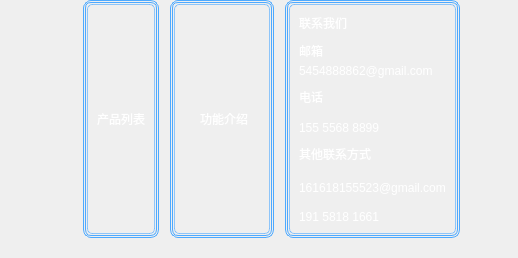
               <widget class="QWidget" name="widget_info" native="true">
                <layout class="QHBoxLayout" name="horizontalLayout_13">
                 <property name="spacing">
                  <number>11</number>
                 </property>
                 <property name="leftMargin">
                  <number>83</number>
                 </property>
                 <property name="topMargin">
                  <number>0</number>
                 </property>
                 <property name="rightMargin">
                  <number>58</number>
                 </property>
                 <property name="bottomMargin">
                  <number>20</number>
                 </property>
                 <item>
                  <widget class="QFrame" name="frame_one_3">
                   <property name="minimumSize">
                    <size>
                     <width>0</width>
                     <height>0</height>
                    </size>
                   </property>
                   <property name="styleSheet">
                    <string notr="true">QFrame#frame_one_3{
border: 0.8px solid #4DA9FF;
border-radius: 8px;
}
</string>
                   </property>
                   <property name="frameShape">
                    <enum>QFrame::NoFrame</enum>
                   </property>
                   <property name="frameShadow">
                    <enum>QFrame::Raised</enum>
                   </property>
                   <layout class="QGridLayout" name="gridLayout_23">
                    <property name="leftMargin">
                     <number>1</number>
                    </property>
                    <property name="topMargin">
                     <number>1</number>
                    </property>
                    <property name="rightMargin">
                     <number>1</number>
                    </property>
                    <property name="bottomMargin">
                     <number>1</number>
                    </property>
                    <property name="spacing">
                     <number>0</number>
                    </property>
                    <item row="0" column="0">
                     <widget class="QFrame" name="frame_two_3">
                      <property name="styleSheet">
                       <string notr="true">QFrame#frame_two_3{
border: 0.6px solid #4DA9FF;
border-radius: 6px;
}
</string>
                      </property>
                      <property name="frameShape">
                       <enum>QFrame::StyledPanel</enum>
                      </property>
                      <property name="frameShadow">
                       <enum>QFrame::Raised</enum>
                      </property>
                      <layout class="QGridLayout" name="gridLayout_27">
                       <property name="leftMargin">
                        <number>1</number>
                       </property>
                       <property name="topMargin">
                        <number>1</number>
                       </property>
                       <property name="rightMargin">
                        <number>1</number>
                       </property>
                       <property name="bottomMargin">
                        <number>1</number>
                       </property>
                       <item row="0" column="0">
                        <widget class="QFrame" name="frame_5">
                         <property name="styleSheet">
                          <string notr="true">QFrame#frame_5{
border: 1px solid rgba(77, 169, 255, 0.6);
border-radius: 5px;
}
QFrame#frame_5:hover{
	color: rgb(170, 170, 255);
}</string>
                         </property>
                         <property name="frameShape">
                          <enum>QFrame::StyledPanel</enum>
                         </property>
                         <property name="frameShadow">
                          <enum>QFrame::Raised</enum>
                         </property>
                         <layout class="QGridLayout" name="gridLayout_28">
                          <item row="0" column="0">
                           <layout class="QVBoxLayout" name="verticalLayout_9">
                            <property name="spacing">
                             <number>3</number>
                            </property>
                            <item>
                             <widget class="QLabel" name="label_product">
                              <property name="minimumSize">
                               <size>
                                <width>0</width>
                                <height>21</height>
                               </size>
                              </property>
                              <property name="maximumSize">
                               <size>
                                <width>16777215</width>
                                <height>21</height>
                               </size>
                              </property>
                              <property name="styleSheet">
                               <string notr="true">color: #FFFFFF;
font: 16px &quot;黑体&quot;;</string>
                              </property>
                              <property name="text">
                               <string>产品列表</string>
                              </property>
                             </widget>
                            </item>
                            <item>
                             <layout class="QVBoxLayout" name="verticalLayout_productList">
                              <property name="spacing">
                               <number>8</number>
                              </property>
                             </layout>
                            </item>
                           </layout>
                          </item>
                         </layout>
                        </widget>
                       </item>
                      </layout>
                     </widget>
                    </item>
                   </layout>
                  </widget>
                 </item>
                 <item>
                  <widget class="QFrame" name="frame_one_4">
                   <property name="minimumSize">
                    <size>
                     <width>0</width>
                     <height>0</height>
                    </size>
                   </property>
                   <property name="styleSheet">
                    <string notr="true">QFrame#frame_one_4{
border: 0.8px solid #4DA9FF;
border-radius: 8px;
}
</string>
                   </property>
                   <property name="frameShape">
                    <enum>QFrame::NoFrame</enum>
                   </property>
                   <property name="frameShadow">
                    <enum>QFrame::Raised</enum>
                   </property>
                   <layout class="QGridLayout" name="gridLayout_24">
                    <property name="leftMargin">
                     <number>1</number>
                    </property>
                    <property name="topMargin">
                     <number>1</number>
                    </property>
                    <property name="rightMargin">
                     <number>1</number>
                    </property>
                    <property name="bottomMargin">
                     <number>1</number>
                    </property>
                    <property name="spacing">
                     <number>0</number>
                    </property>
                    <item row="0" column="0">
                     <widget class="QFrame" name="frame_two_4">
                      <property name="styleSheet">
                       <string notr="true">QFrame#frame_two_4{
border: 0.6px solid #4DA9FF;
border-radius: 6px;
}
</string>
                      </property>
                      <property name="frameShape">
                       <enum>QFrame::StyledPanel</enum>
                      </property>
                      <property name="frameShadow">
                       <enum>QFrame::Raised</enum>
                      </property>
                      <layout class="QGridLayout" name="gridLayout_29">
                       <property name="leftMargin">
                        <number>1</number>
                       </property>
                       <property name="topMargin">
                        <number>1</number>
                       </property>
                       <property name="rightMargin">
                        <number>1</number>
                       </property>
                       <property name="bottomMargin">
                        <number>1</number>
                       </property>
                       <item row="0" column="0">
                        <widget class="QFrame" name="frame_6">
                         <property name="styleSheet">
                          <string notr="true">QFrame#frame_6{
border: 1px solid rgba(77, 169, 255, 0.6);
border-radius: 5px;
}
QFrame#frame_6:hover{
	color: rgb(170, 170, 255);
}</string>
                         </property>
                         <property name="frameShape">
                          <enum>QFrame::StyledPanel</enum>
                         </property>
                         <property name="frameShadow">
                          <enum>QFrame::Raised</enum>
                         </property>
                         <layout class="QGridLayout" name="gridLayout_30">
                          <item row="0" column="0">
                           <layout class="QVBoxLayout" name="verticalLayout_8">
                            <property name="spacing">
                             <number>3</number>
                            </property>
                            <property name="leftMargin">
                             <number>16</number>
                            </property>
                            <property name="rightMargin">
                             <number>12</number>
                            </property>
                            <item>
                             <widget class="QLabel" name="label_fun">
                              <property name="minimumSize">
                               <size>
                                <width>0</width>
                                <height>20</height>
                               </size>
                              </property>
                              <property name="maximumSize">
                               <size>
                                <width>16777215</width>
                                <height>20</height>
                               </size>
                              </property>
                              <property name="styleSheet">
                               <string notr="true">color: #FFFFFF;
font: 16px &quot;黑体&quot;;</string>
                              </property>
                              <property name="text">
                               <string>功能介绍</string>
                              </property>
                             </widget>
                            </item>
                            <item>
                             <layout class="QGridLayout" name="gridLayout_funlist">
                              <property name="spacing">
                               <number>11</number>
                              </property>
                             </layout>
                            </item>
                           </layout>
                          </item>
                         </layout>
                        </widget>
                       </item>
                      </layout>
                     </widget>
                    </item>
                   </layout>
                  </widget>
                 </item>
                 <item>
                  <widget class="QFrame" name="frame_one_5">
                   <property name="minimumSize">
                    <size>
                     <width>0</width>
                     <height>0</height>
                    </size>
                   </property>
                   <property name="styleSheet">
                    <string notr="true">QFrame#frame_one_5{
border: 0.8px solid #4DA9FF;
border-radius: 8px;
}
</string>
                   </property>
                   <property name="frameShape">
                    <enum>QFrame::NoFrame</enum>
                   </property>
                   <property name="frameShadow">
                    <enum>QFrame::Raised</enum>
                   </property>
                   <layout class="QGridLayout" name="gridLayout_25">
                    <property name="leftMargin">
                     <number>1</number>
                    </property>
                    <property name="topMargin">
                     <number>1</number>
                    </property>
                    <property name="rightMargin">
                     <number>1</number>
                    </property>
                    <property name="bottomMargin">
                     <number>1</number>
                    </property>
                    <property name="spacing">
                     <number>0</number>
                    </property>
                    <item row="0" column="0">
                     <widget class="QFrame" name="frame_two_5">
                      <property name="styleSheet">
                       <string notr="true">QFrame#frame_two_5{
border: 0.6px solid #4DA9FF;
border-radius: 6px;
}
</string>
                      </property>
                      <property name="frameShape">
                       <enum>QFrame::StyledPanel</enum>
                      </property>
                      <property name="frameShadow">
                       <enum>QFrame::Raised</enum>
                      </property>
                      <layout class="QGridLayout" name="gridLayout_31">
                       <property name="leftMargin">
                        <number>1</number>
                       </property>
                       <property name="topMargin">
                        <number>1</number>
                       </property>
                       <property name="rightMargin">
                        <number>1</number>
                       </property>
                       <property name="bottomMargin">
                        <number>1</number>
                       </property>
                       <item row="0" column="0">
                        <widget class="QFrame" name="frame_7">
                         <property name="styleSheet">
                          <string notr="true">QFrame#frame_7{
border: 1px solid rgba(77, 169, 255, 0.6);
border-radius: 5px;
}
QFrame#frame_7:hover{
	color: rgb(170, 170, 255);
}</string>
                         </property>
                         <property name="frameShape">
                          <enum>QFrame::StyledPanel</enum>
                         </property>
                         <property name="frameShadow">
                          <enum>QFrame::Raised</enum>
                         </property>
                         <layout class="QGridLayout" name="gridLayout_32">
                          <item row="0" column="0">
                           <layout class="QVBoxLayout" name="verticalLayout_15">
                            <property name="spacing">
                             <number>10</number>
                            </property>
                            <item>
                             <widget class="QLabel" name="label_contact">
                              <property name="styleSheet">
                               <string notr="true">color: #FFFFFF;
font: 16px &quot;黑体&quot;;</string>
                              </property>
                              <property name="text">
                               <string>联系我们</string>
                              </property>
                             </widget>
                            </item>
                            <item>
                             <layout class="QVBoxLayout" name="verticalLayout_14">
                              <item>
                               <layout class="QVBoxLayout" name="verticalLayout_10">
                                <property name="spacing">
                                 <number>4</number>
                                </property>
                                <item>
                                 <widget class="QLabel" name="label_emil">
                                  <property name="styleSheet">
                                   <string notr="true">color: #FFFFFF;
font: 14px &quot;黑体&quot;;</string>
                                  </property>
                                  <property name="text">
                                   <string>邮箱</string>
                                  </property>
                                 </widget>
                                </item>
                                <item>
                                 <widget class="QLabel" name="label_6">
                                  <property name="styleSheet">
                                   <string notr="true">color: #FFFFFF;
font: 12px &quot;黑体&quot;;</string>
                                  </property>
                                  <property name="text">
                                   <string>5454888862@gmail.com</string>
                                  </property>
                                 </widget>
                                </item>
                               </layout>
                              </item>
                              <item>
                               <layout class="QVBoxLayout" name="verticalLayout_11">
                                <property name="spacing">
                                 <number>15</number>
                                </property>
                                <item>
                                 <widget class="QLabel" name="label_7">
                                  <property name="styleSheet">
                                   <string notr="true">color: #FFFFFF;
font: 14px &quot;黑体&quot;;</string>
                                  </property>
                                  <property name="text">
                                   <string>电话</string>
                                  </property>
                                 </widget>
                                </item>
                                <item>
                                 <widget class="QLabel" name="label_8">
                                  <property name="styleSheet">
                                   <string notr="true">color: #FFFFFF;
font: 12px &quot;黑体&quot;;</string>
                                  </property>
                                  <property name="text">
                                   <string>155 5568 8899</string>
                                  </property>
                                 </widget>
                                </item>
                               </layout>
                              </item>
                              <item>
                               <layout class="QVBoxLayout" name="verticalLayout_13">
                                <property name="spacing">
                                 <number>18</number>
                                </property>
                                <item>
                                 <widget class="QLabel" name="label_9">
                                  <property name="styleSheet">
                                   <string notr="true">color: #FFFFFF;
font: 14px &quot;黑体&quot;;</string>
                                  </property>
                                  <property name="text">
                                   <string>其他联系方式</string>
                                  </property>
                                 </widget>
                                </item>
                                <item>
                                 <layout class="QVBoxLayout" name="verticalLayout_12">
                                  <property name="spacing">
                                   <number>15</number>
                                  </property>
                                  <item>
                                   <widget class="QLabel" name="label_10">
                                    <property name="styleSheet">
                                     <string notr="true">color: #FFFFFF;
font: 12px &quot;黑体&quot;;</string>
                                    </property>
                                    <property name="text">
                                     <string>161618155523@gmail.com</string>
                                    </property>
                                   </widget>
                                  </item>
                                  <item>
                                   <widget class="QLabel" name="label">
                                    <property name="styleSheet">
                                     <string notr="true">color: #FFFFFF;
font: 12px &quot;黑体&quot;;</string>
                                    </property>
                                    <property name="text">
                                     <string>191 5818 1661</string>
                                    </property>
                                   </widget>
                                  </item>
                                 </layout>
                                </item>
                               </layout>
                              </item>
                             </layout>
                            </item>
                           </layout>
                          </item>
                         </layout>
                        </widget>
                       </item>
                      </layout>
                     </widget>
                    </item>
                   </layout>
                  </widget>
                 </item>
                </layout>
               </widget>
